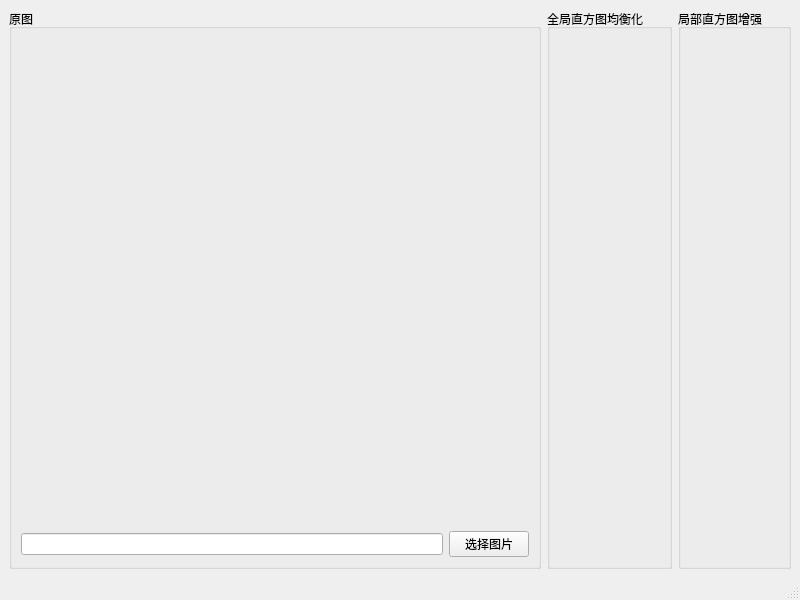
<?xml version="1.0" encoding="UTF-8"?>
<ui version="4.0">
 <class>MainWindow</class>
 <widget class="QMainWindow" name="MainWindow">
  <property name="geometry">
   <rect>
    <x>0</x>
    <y>0</y>
    <width>800</width>
    <height>600</height>
   </rect>
  </property>
  <property name="windowTitle">
   <string>MainWindow</string>
  </property>
  <widget class="QWidget" name="centralwidget">
   <layout class="QHBoxLayout" name="horizontalLayout">
    <item>
     <widget class="QGroupBox" name="originBox">
      <property name="title">
       <string>原图</string>
      </property>
      <layout class="QVBoxLayout" name="verticalLayout">
       <item>
        <widget class="ImageView" name="originView" native="true"/>
       </item>
       <item>
        <layout class="QHBoxLayout" name="horizontalLayout_2">
         <item>
          <widget class="QLineEdit" name="originPathEdit"/>
         </item>
         <item>
          <widget class="QPushButton" name="originSelButton">
           <property name="text">
            <string>选择图片</string>
           </property>
          </widget>
         </item>
        </layout>
       </item>
      </layout>
     </widget>
    </item>
    <item>
     <widget class="QGroupBox" name="globalEnhBox">
      <property name="title">
       <string>全局直方图均衡化</string>
      </property>
      <layout class="QVBoxLayout" name="verticalLayout_3">
       <item>
        <widget class="ImageView" name="globalEnhView" native="true"/>
       </item>
      </layout>
     </widget>
    </item>
    <item>
     <widget class="QGroupBox" name="localEnhBox">
      <property name="title">
       <string>局部直方图增强</string>
      </property>
      <layout class="QVBoxLayout" name="verticalLayout_2">
       <item>
        <widget class="ImageView" name="localEnhView" native="true"/>
       </item>
      </layout>
     </widget>
    </item>
   </layout>
  </widget>
  <widget class="QStatusBar" name="statusbar"/>
 </widget>
 <customwidgets>
  <customwidget>
   <class>ImageView</class>
   <extends>QWidget</extends>
   <header>imageview.h</header>
   <container>1</container>
  </customwidget>
 </customwidgets>
 <resources/>
 <connections/>
</ui>
